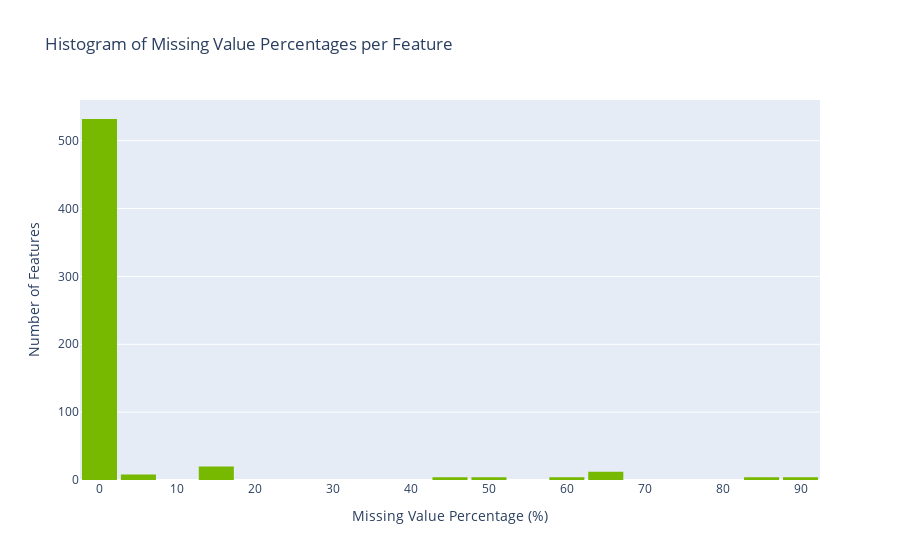

Notebook code cell kept with this figure:
### Code cell
#Missing values analysis pareto #399be2  #76B900


# Calculate missing value percentage per column
missing_percent = 100 * df.isnull().mean()

# Create a DataFrame for Plotly (optional, for more info on hover)
plot_df = pd.DataFrame({
    'Feature': missing_percent.index,
    'MissingPercent': missing_percent.values
})

# Create interactive histogram
fig = px.histogram(
    plot_df,
    x='MissingPercent',
    nbins=30,
    title='Histogram of Missing Value Percentages per Feature',
    labels={'MissingPercent': 'Missing Value Percentage (%)'},
    hover_data=['Feature', 'MissingPercent'],  # Show feature name and percent on hover
    color_discrete_sequence=['#76B900']
)

fig.update_layout(
    xaxis_title='Missing Value Percentage (%)',
    yaxis_title='Number of Features',
    bargap=0.1
)

fig.show()

### Figure 1 — Plotly figure (JSON) as saved in the notebook; plotly's stock layout.template omitted (floating-point values rounded to 4 significant figures; data arrays with more than 128 entries replaced by an {"elided": "..."} marker saying what was removed)
{"data": [{"bingroup": "x", "hovertemplate": "Missing Value Percentage (%)=%{x}<br>count=%{y}<extra></extra>", "legendgroup": "", "marker": {"color": "#76B900", "pattern": {"shape": ""}}, "name": "", "nbinsx": 30, "orientation": "v", "showlegend": false, "type": "histogram", "x": {"elided": "592 float values"}, "xaxis": "x", "yaxis": "y"}], "layout": {"bargap": 0.1, "barmode": "relative", "legend": {"tracegroupgap": 0}, "title": {"text": "Histogram of Missing Value Percentages per Feature"}, "xaxis": {"anchor": "y", "domain": [0, 1], "title": {"text": "Missing Value Percentage (%)"}}, "yaxis": {"anchor": "x", "domain": [0, 1], "title": {"text": "Number of Features"}}}}
